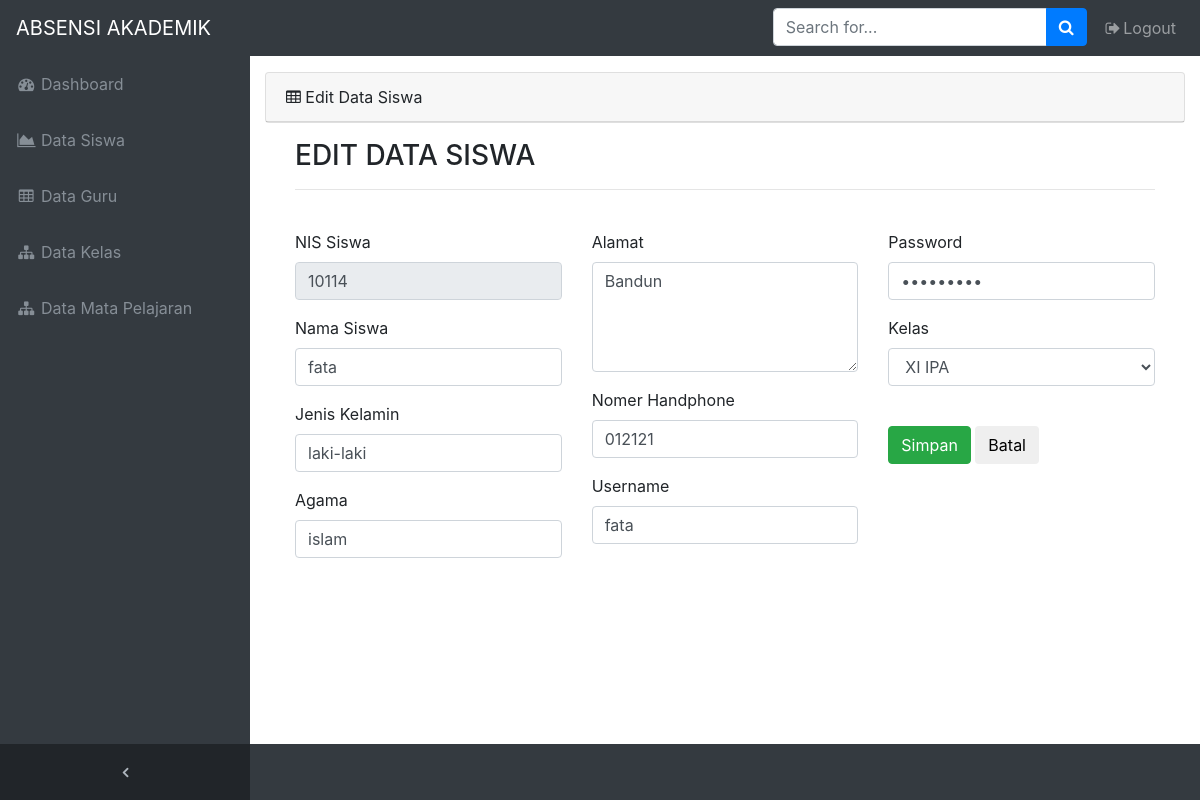
The app's page /Admin/edit_data_siswa.php?edit=10114 with its own data.
### tables this page shows
CREATE TABLE `siswa` (
  `nis` varchar(10) NOT NULL,
  `nama` varchar(50) NOT NULL,
  `jk` varchar(15) NOT NULL,
  `agama` varchar(15) NOT NULL,
  `alamat` text NOT NULL,
  `no_hp` varchar(15) NOT NULL,
  `username` varchar(50) NOT NULL,
  `password` varchar(255) NOT NULL,
  `kelas_id` int(8) NOT NULL,
  `admin_id` int(8) DEFAULT NULL
);

### Admin/edit_data_siswa.php (the view, shortened to what this page needs)
<!DOCTYPE html>
<html lang="en">
<head>
  <link href="vendor/bootstrap/css/bootstrap.min.css" rel="stylesheet">
  <link href="vendor/font-awesome/css/font-awesome.min.css" rel="stylesheet" type="text/css">
  <link href="vendor/datatables/dataTables.bootstrap4.css" rel="stylesheet">
  <link href="css/sb-admin.css" rel="stylesheet">
</head>
<body class="fixed-nav sticky-footer bg-dark" id="page-top">
  <nav class="navbar navbar-expand-lg navbar-dark bg-dark fixed-top" id="mainNav">
    <a class="navbar-brand" href="index.php">ABSENSI AKADEMIK</a>
    <div class="collapse navbar-collapse" id="navbarResponsive">
      <ul class="navbar-nav navbar-sidenav" id="exampleAccordion">
        <li class="nav-item" data-toggle="tooltip" data-placement="right" title="Dashboard">
          <a class="nav-link" href="index.php">
            <i class="fa fa-fw fa-dashboard"></i>
            <span class="nav-link-text">Dashboard</span>
          </a>
        </li>
        <li class="nav-item" data-toggle="tooltip" data-placement="right" title="Charts">
          <a class="nav-link" href="data_siswa.php">
            <i class="fa fa-fw fa-area-chart"></i>
            <span class="nav-link-text">Data Siswa</span>
          </a>
        </li>
        <li class="nav-item" data-toggle="tooltip" data-placement="right" title="Tables">
          <a class="nav-link" href="data_guru.php">
            <i class="fa fa-fw fa-table"></i>
            <span class="nav-link-text">Data Guru</span>
          </a>
        </li>
        <li class="nav-item" data-toggle="tooltip" data-placement="right" title="Tables">
          <a class="nav-link" href="data_kelas.php">
            <i class="fa fa-fw fa-sitemap"></i>
            <span class="nav-link-text">Data Kelas</span>
          </a>
        </li>
        <li class="nav-item" data-toggle="tooltip" data-placement="right" title="Tables">
          <a class="nav-link" href="data_mata_pelajaran.php">
            <i class="fa fa-fw fa-sitemap"></i>
            <span class="nav-link-text">Data Mata Pelajaran</span>
          </a>
        </li>
      </ul>
      <ul class="navbar-nav sidenav-toggler">
        <li class="nav-item">
          <a class="nav-link text-center" id="sidenavToggler">
            <i class="fa fa-fw fa-angle-left"></i>
          </a>
        </li>
      </ul>
      <ul class="navbar-nav ml-auto">
        <li class="nav-item">
          <form class="form-inline my-2 my-lg-0 mr-lg-2">
            <div class="input-group">
              <input class="form-control" type="text" placeholder="Search for...">
              <span class="input-group-append">
                <button class="btn btn-primary" type="button">
                  <i class="fa fa-search"></i>
                </button>
              </span>
            </div>
          </form>
        </li>
        <li class="nav-item">
          <a class="nav-link" data-toggle="modal" data-target="#exampleModal">
            <i class="fa fa-fw fa-sign-out"></i>Logout</a>
        </li>
      </ul>
    </div>
  </nav>
  <div class="content-wrapper">
    <div class="container-fluid">
      <div class="card mb-3">
        <div class="card-header">
          <i class="fa fa-table"></i> Edit Data Siswa</div>
        </div>
        <div class="container">
            <div class="container">
    <h3>EDIT DATA SISWA</h3>
    <hr>
      <br>
      <?php
          include "../include/koneksi.php";
          $id_siswa = $_GET['edit'];
          $sql = mysqli_query($conn, "SELECT * FROM siswa WHERE nis='".$id_siswa."'");
          while ($hasil = mysqli_fetch_array($sql)) {
       ?>
  <form action="proses-edit-siswa.php" method="POST" >
    <div class="row">
        <div class="col-md-4">
          <div class="form-group">
          <label>NIS Siswa</label>
          <input type="text" class="form-control" name="nis" placeholder="NIS Siswa"  value="<?php echo $hasil['nis']; ?>" readonly>
        </div>
        <div class="form-group">
          <label>Nama Siswa</label>
          <input type="text" class="form-control" name="nama_siswa" placeholder="Nama Siswa" value="<?php echo $hasil['nama']; ?>" >
        </div>
        <div class="form-group">
          <label>Jenis Kelamin</label>
          <input type="text" class="form-control" name="jenis_kelamin" placeholder="Jenis Kelamin" value="<?php echo $hasil['jk']; ?>" >
        </div>
        <div class="form-group">
          <label>Agama</label>
          <input type="text" class="form-control" name="agama" placeholder="Agama" value="<?php echo $hasil['agama']; ?>" >
        </div>
        </div>
        <div class="col-md-4">
          <div class="form-group">
          <label>Alamat</label>
          <textarea name="alamat" rows="4" class="form-control" ><?php echo $hasil['alamat']; ?></textarea>
        </div>
          <div class="form-group">
          <label>Nomer Handphone</label>
          <input type="text" class="form-control" name="no_hp" placeholder="Nomer Handphone" value="<?php echo $hasil['no_hp']; ?>" >
        </div>
        <div class="form-group">
          <label>Username</label>
          <input type="text" class="form-control" name="username" placeholder="Username" value="<?php echo $hasil['username']; ?>" >
        </div>
        </div>
        <div class="col-md-4">
          <div class="form-group">
            <label>Password</label>
            <input type="password" class="form-control" name="password" placeholder="password" value="<?php echo $hasil['password']; ?>" >
          </div>
          <div class="form-group">
            <label>Kelas</label>
            <select class="form-control" name="kelas" >
              <?php
                  include "../include/koneksi.php";
                  $sql = mysqli_query($conn, "SELECT * FROM kelas ORDER BY nama_kelas");
                  while ($hasil = mysqli_fetch_array($sql)) {
               ?>
              <option value="<?php echo $hasil['id_kelas']; ?>"><?php echo $hasil['nama_kelas']; ?></option>
            <?php } ?>
            </select>
          </div>
          <br>
          <input type="submit" name="submit" value="Simpan" class="btn btn-success">
          <a href="data_siswa.php"><input type="button" class="btn btn-default" value="Batal" ></a>
        </div>
        </div>
    </div>
    <?php } ?>
      <br>
</div>
        </div>
      </div>
</body>
</html>

### Admin/css/sb-admin.css (style rules this page uses)
html { position: relative; min-height: 100%; }
body { overflow-x: hidden; }
body.sticky-footer { margin-bottom: 56px; }
body.sticky-footer .content-wrapper { min-height: calc(100vh - 56px - 56px); }
body.fixed-nav { padding-top: 56px; }
.content-wrapper { min-height: calc(100vh - 56px); padding-top: 1rem; }
#mainNav .navbar-collapse { overflow: auto; max-height: 75vh; }
#mainNav .navbar-collapse .navbar-nav .nav-item .nav-link { cursor: pointer; }
#mainNav .navbar-collapse .sidenav-toggler { display: none; }
@media (min-width: 992px) { #mainNav .navbar-brand { width: 250px; } }
@media (min-width: 992px) { #mainNav .navbar-collapse { overflow: visible; max-height: none; } }
@media (min-width: 992px) { #mainNav .navbar-collapse .navbar-sidenav { position: absolute; top: 0; left: 0; -webkit-flex-direction: column; -ms-flex-direction: column; flex-direction: column; margin-top: 56px; } }
@media (min-width: 992px) { #mainNav .navbar-collapse .navbar-sidenav > .nav-item { width: 250px; padding: 0; } }
@media (min-width: 992px) { #mainNav .navbar-collapse .navbar-sidenav > .nav-item > .nav-link { padding: 1em; } }
#mainNav.fixed-top .sidenav-toggler { display: none; }
@media (min-width: 992px) { #mainNav.fixed-top .navbar-sidenav { height: calc(100vh - 112px); } }
@media (min-width: 992px) { #mainNav.fixed-top .sidenav-toggler { position: absolute; top: 0; left: 0; display: flex; -webkit-flex-direction: column; -ms-flex-direction: column; flex-direction: column; margin-top: calc(100vh - 56px); } }
@media (min-width: 992px) { #mainNav.fixed-top .sidenav-toggler > .nav-item { width: 250px; padding: 0; } }
@media (min-width: 992px) { #mainNav.fixed-top .sidenav-toggler > .nav-item > .nav-link { padding: 1em; } }
#mainNav.fixed-top.navbar-dark .sidenav-toggler { background-color: #212529; }
#mainNav.fixed-top.navbar-dark .sidenav-toggler a i { color: #adb5bd; }
.content-wrapper { overflow-x: hidden; background: white; }
@media (min-width: 992px) { .content-wrapper { margin-left: 250px; } }
#sidenavToggler i { font-weight: 800; }
#mainNav.navbar-dark .navbar-collapse .navbar-sidenav > .nav-item > .nav-link { color: #868e96; }
@media (min-width: 992px) { #mainNav.navbar-dark .navbar-collapse .navbar-sidenav { background: #343a40; } }

### records on screen
siswa: nis "10114", nama_siswa "fata", jenis_kelamin "laki-laki", agama "islam", alamat "Bandun", no_hp "012121", username "fata"

### other values on screen
form field kelas "XI IPA"
